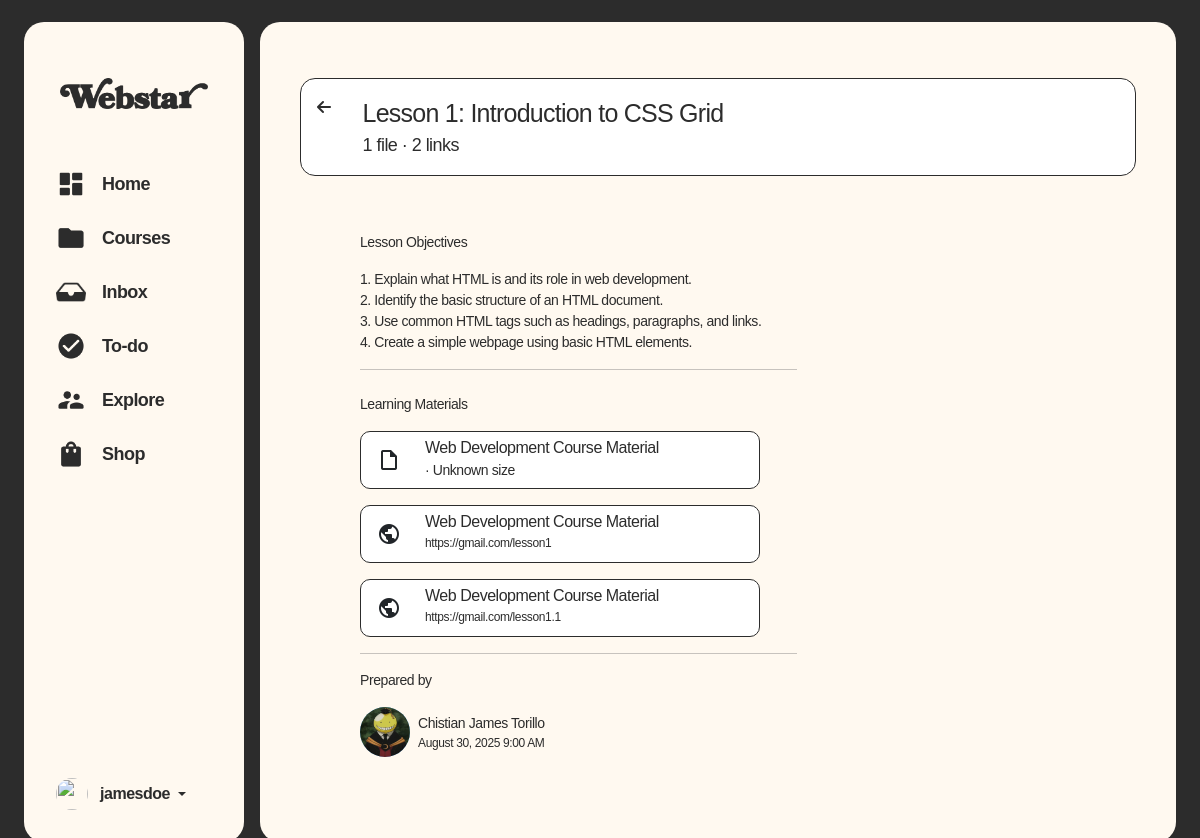
The page /lessons-info.php?lessonID=1 (signed in) on the database its author committed.
### tables this page shows
CREATE TABLE `users` (
  `userID` int(11) NOT NULL,
  `password` varchar(50) NOT NULL,
  `email` varchar(50) NOT NULL,
  `role` varchar(12) NOT NULL DEFAULT 'student',
  `userName` varchar(50) NOT NULL
);

CREATE TABLE `lessons` (
  `lessonID` int(11) NOT NULL,
  `courseID` int(11) NOT NULL,
  `lessonTitle` varchar(255) NOT NULL,
  `lessonDescription` text NOT NULL,
  `lessonContent` text NOT NULL,
  `lessonType` varchar(255) NOT NULL,
  `createdAt` datetime NOT NULL DEFAULT current_timestamp(),
  `updatedAt` datetime NOT NULL DEFAULT current_timestamp()
);

CREATE TABLE `files` (
  `fileID` int(11) NOT NULL,
  `courseID` int(11) NOT NULL,
  `userID` int(5) NOT NULL,
  `announcementID` int(5) DEFAULT NULL,
  `lessonID` int(5) DEFAULT NULL,
  `assignmentID` int(5) DEFAULT NULL,
  `fileAttachment` varchar(255) NOT NULL,
  `fileTitle` varchar(50) NOT NULL,
  `fileLink` varchar(100) NOT NULL,
  `uploadedAt` datetime NOT NULL DEFAULT current_timestamp()
);

CREATE TABLE `userinfo` (
  `userInfoID` int(11) NOT NULL,
  `userID` int(11) NOT NULL,
  `profilePicture` varchar(100) NOT NULL,
  `firstName` varchar(50) NOT NULL,
  `middleName` varchar(50) NOT NULL,
  `lastName` varchar(50) NOT NULL,
  `studentID` varchar(50) NOT NULL,
  `programID` varchar(50) NOT NULL,
  `gender` varchar(50) NOT NULL,
  `yearLevel` varchar(20) NOT NULL,
  `yearSection` int(11) NOT NULL,
  `schoolEmail` varchar(50) NOT NULL,
  `contactNumber` varchar(20) NOT NULL,
  `facebookLink` text DEFAULT NULL,
  `linkedInLink` text DEFAULT NULL,
  `githubLink` text DEFAULT NULL,
  `createdAt` datetime NOT NULL,
  `isNewUser` int(1) NOT NULL DEFAULT 1
);

### shared/assets/database/connect.php (called while the page is built, shortened)
<?php
  function executeQuery($query){
    $conn = $GLOBALS['conn'];
    return mysqli_query($conn, $query);
  }
?>

### lessons-info.php (the view, shortened to what this page needs)
<?php
include('shared/assets/database/connect.php');
$lessonID = intval($_GET['lessonID']);
$lessonInfoQuery = "
    SELECT * FROM users
    LEFT JOIN userInfo ON users.userID = userInfo.userID
    LEFT JOIN courses ON users.userID = courses.userID
    LEFT JOIN lessons ON courses.courseID = lessons.courseID
    WHERE lessons.lessonID = $lessonID
";
$lessonInfoResult = executeQuery($lessonInfoQuery);
if (!$lesson = mysqli_fetch_assoc($lessonInfoResult)) {
    echo "Lesson not found.";
    exit;
}
$courseID = $lesson['courseID'];
$lessonTitle = $lesson['lessonTitle'];
$lessonDescription = $lesson['lessonDescription'];
$profName = $lesson['firstName'] . " " . $lesson['lastName'];
$displayTime = !empty($lesson['updatedAt']) ? $lesson['updatedAt'] : $lesson['createdAt'];
$formattedTime = !empty($displayTime) ? date("F j, Y g:i A", strtotime($displayTime)) : "";
$filesQuery = "SELECT * FROM files WHERE lessonID = '$lessonID'";
$filesResult = executeQuery($filesQuery);
$attachmentsArray = [];
$linksArray = [];
while ($file = mysqli_fetch_assoc($filesResult)) {
    if (!empty($file['fileAttachment'])) {
        $attachments = array_map('trim', explode(',', $file['fileAttachment']));
        $attachmentsArray = array_merge($attachmentsArray, $attachments);
    }
    if (!empty($file['fileLink'])) {
        $links = array_map('trim', explode(',', $file['fileLink']));
        $linksArray = array_merge($linksArray, $links);
    }
}
$fileCount = count($attachmentsArray);
$linkCount = count($linksArray);
?>
<!doctype html>
<html lang="en">
<head>
    <link href="https://cdn.jsdelivr.net/npm/bootstrap@5.3.6/dist/css/bootstrap.min.css" rel="stylesheet"
>
    <link rel="stylesheet" href="shared/assets/css/global-styles.css">
    <link rel="stylesheet" href="shared/assets/css/lessons-info.css">
    <link rel="stylesheet" href="shared/assets/css/sidebar-and-container-styles.css">
    <link href="https://cdnjs.cloudflare.com/ajax/libs/font-awesome/6.5.0/css/all.min.css" rel="stylesheet">
</head>
<body>
    <div class="container-fluid min-vh-100 d-flex justify-content-center align-items-center p-0 p-md-3"
        style="background-color: var(--black);">
        <div class="row w-100">
            <?php include 'shared/components/sidebar-for-desktop.php'; ?>
            <div class="col main-container m-0 p-0 mx-0 mx-md-2 p-0 p-md-4 overflow-y-auto">
                <div class="card border-0 px-3 pt-3 m-0 h-100 w-100 rounded-0 shadow-none"
                    style="background-color: transparent;">
                    <div class="container-fluid py-3 overflow-y-auto">
                        <div class="row mb-3">
                            <div class="col-12 cardHeader p-3 mb-4">
                                <div class="row desktop-header d-none d-sm-flex">
                                    <div class="col-auto me-2">
                                        <a href="course-info.php?courseID=<?= $courseID ?>" class="text-decoration-none">
                                            <i class="fa-solid fa-arrow-left text-reg text-16"
                                                style="color: var(--black);"></i>
                                        </a>
                                    </div>
                                    <div class="col">
                                        <span class="text-sbold text-25"><?php echo $lessonTitle; ?></span>
                                        <div class="text-reg text-18"><?php echo $fileCount ?> <?php echo $fileCount == 1 ? "file" : "files" ?> · <?php echo $linkCount ?> <?php echo $linkCount == 1 ? "link" : "links" ?></div>
                                    </div>
                                </div>
                            </div>
                        </div>
                        <div class="row">
                            <div class="col-12 col-lg-8">
                                <div class="p-0 px-lg-5">
                                    <div class="text-sbold text-14 mt-3">Lesson Objectives</div>
                                    <p class="mt-3 text-med text-14"><?php echo nl2br($lessonDescription) ?></p>
                                    <hr>
                                    <div class="text-sbold text-14 mt-4">Learning Materials</div>
                                    <?php foreach ($attachmentsArray as $file):
                                        $filePath = "shared/uploads/" . $file;
                                        $fileExt = strtoupper(pathinfo($file, PATHINFO_EXTENSION));
                                        $fileSize = (file_exists($filePath)) ? filesize($filePath) : 0;
                                        $fileSizeMB = $fileSize > 0 ? round($fileSize / 1048576, 2) . " MB" : "Unknown size";
                                        $fileNameOnly = pathinfo($file, PATHINFO_FILENAME);
                                    ?>
                                        <div class="cardFile my-3 w-lg-25 d-flex align-items-start" style="width:400px; max-width:100%; min-width:310px;">
                                            <span class="px-3 py-3 material-symbols-outlined">
                                            </span>
                                            <div class="ms-2">
                                                <div class="text-sbold text-16 mt-1"><?php echo $fileNameOnly ?></div>
                                                <div class="due text-reg text-14 mb-1"><?php echo $fileExt ?> · <?php echo $fileSizeMB ?></div>
                                            </div>
                                        </div>
                                    <?php endforeach; ?>
                                    <?php foreach ($linksArray as $link): ?>
                                        <div class="cardFile my-3 w-lg-25 d-flex align-items-start" style="width:400px; max-width:100%; min-width:310px;">
                                            <span class="px-3 py-3 material-symbols-outlined">
                                            </span>
                                            <div class="ms-2">
                                                <div class="text-sbold text-16 mt-1"><?php echo $fileNameOnly ?></div>
                                                <div class="text-reg link text-12 mt-0">
                                                    <a href="<?php echo $link ?>" target="_blank" rel="noopener noreferrer" style="text-decoration: none; color: var(--black);">
                                                        <?php echo $link ?>
                                                    </a>
                                                </div>
                                            </div>
                                        </div>
                                    <?php endforeach; ?>
                                    <hr>
                                    <div class="text-sbold text-14 pb-3">Prepared by</div>
                                    <div class="d-flex align-items-center pb-5">
                                        <div class="rounded-circle me-2" style="width: 50px; height: 50px; background-color: var(--highlight75);">
                                            <img src="<?php echo !empty($lesson['profilePicture']) ? 'shared/assets/pfp-uploads/' . $lesson['profilePicture'] : 'shared/assets/img/default-profile.png'; ?>"
                                                alt="Prof Picture" class="rounded-circle" style="width:50px;height:50px;">
                                        </div>
                                        <div>
                                            <div class="text-sbold text-14"><?php echo $profName; ?></div>
                                            <div class="text-med text-12"><?php echo $formattedTime; ?></div>
                                        </div>
                                    </div>
                                </div>
                            </div>
                        </div>
                    </div>
                </div>
            </div>
        </div>
    </div>
</body>
</html>

### shared/assets/css/global-styles.css (style rules this page uses)
:root { --primaryColor: #FDDF94; --highlight75: #6EBEFF; --highlight50: #9ED3FF; --highlight25: #CFE9FF; --highlight15: #c8ecc1; --dirtyWhite: #FFF9F0; --pureWhite: #FFFFFF; --darkgreen: #5b6558; --black: #2C2C2C; --Regular: 'Regular'; --Medium: 'Medium'; --Bold: 'Bold'; --SemiBold: 'SemiBold'; --Black: 'Black'; }
.text-reg { font-family: 'Regular', sans-serif; letter-spacing: -0.03em; color: var(--black); }
.text-med { font-family: 'Medium', sans-serif; letter-spacing: -0.03em; color: var(--black); }
.text-sbold { font-family: 'SemiBold', sans-serif; letter-spacing: -0.03em; color: var(--black); }
.text-12 { font-size: 12px; }
.text-14 { font-size: 14px; }
.text-16 { font-size: 16px; }
.text-18 { font-size: 18px; }
.text-25 { font-size: 25px; }

### shared/assets/css/lessons-info.css (style rules this page uses)
.cardHeader { border-radius: 15px; border: 1px solid var(--black); background-color: var(--pureWhite); }
.cardFile { border-radius: 10px; border: 1px solid var(--black); background-color: var(--pureWhite); }

### shared/assets/css/sidebar-and-container-styles.css (style rules this page uses)
body { background-color: white; }
html, body { height: 100%; margin: 0; padding: 0; }
.main-container { background-color: var(--dirtyWhite); border-radius: 0px; height: 100vh; }
@media (min-width: 768px) { body { background-color: var(--black); } }
@media (min-width: 768px) { .main-container { border-radius: 20px; height: 95vh; } }

### rows shown on the page
users: lessons.lessonTitle "Lesson 1: Introduction to CSS Grid", lessons.lessonDescription "1. Explain what HTML is and its role in web development. 2. Identify the basic structure of an HTML document. 3. Use common HTML tags such as headings, paragraphs, and links. 4. Create a simple webpage using basic HTML elements.", userinfo.profilePicture (picture), userinfo.firstName+lastName "Chistian James Torillo", lessons.updatedAt "August 30, 2025 9:00 AM"
files: fileAttachment "1", fileLink "2", fileAttachment "Web Development Course Material", fileAttachment "Unknown size", fileLink "https://gmail.com/lesson1", fileLink "https://gmail.com/lesson1.1"
